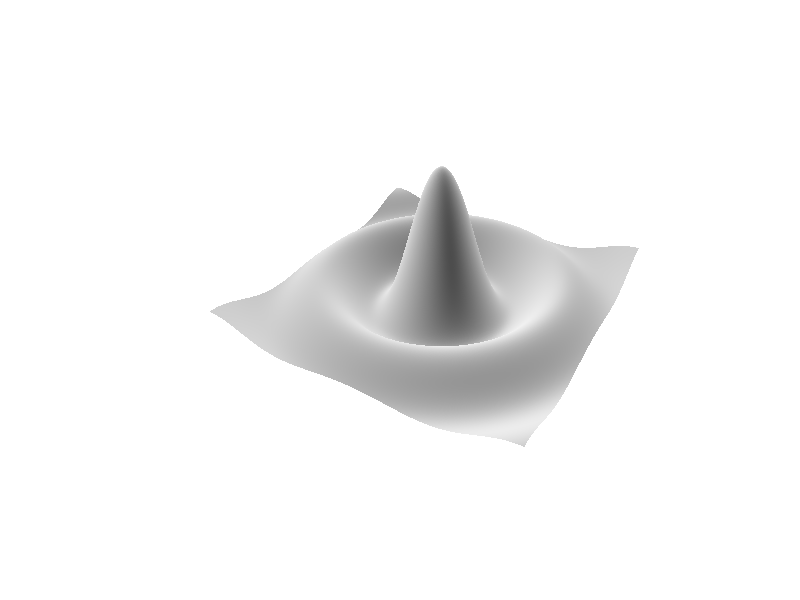
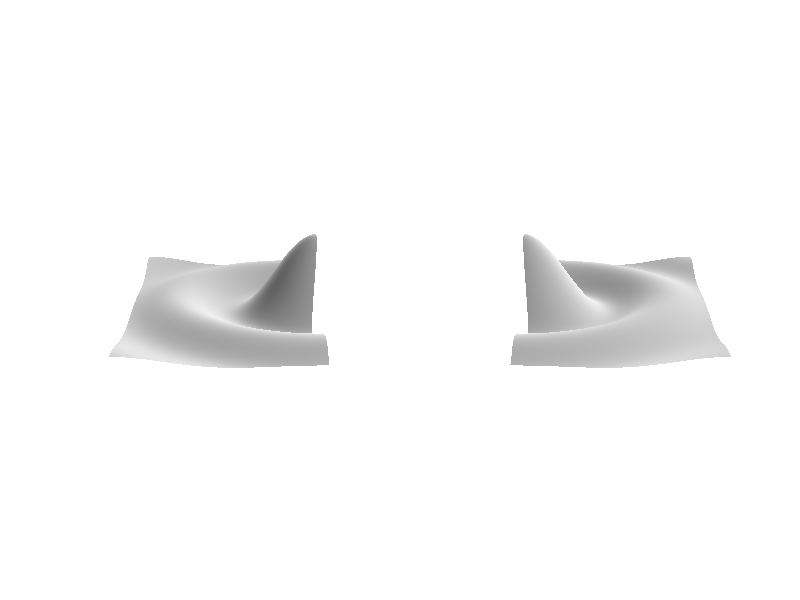
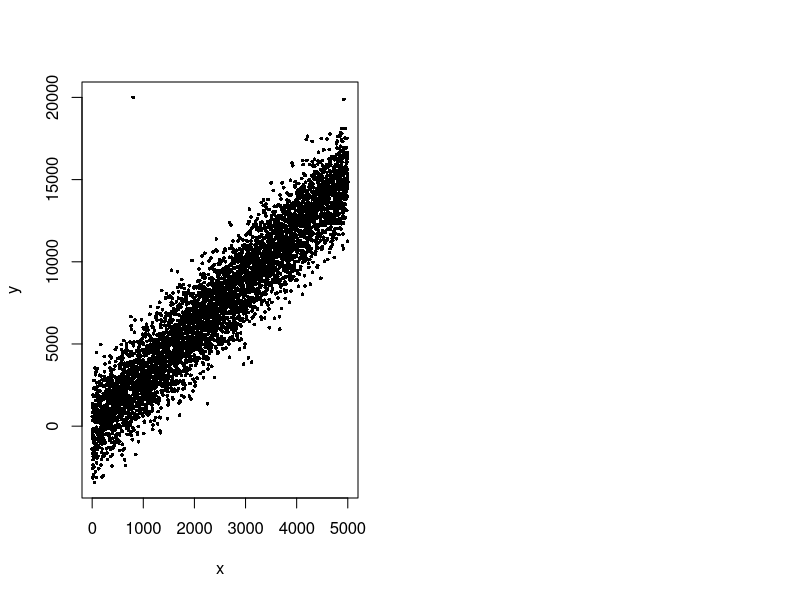

The R source for these figures, in order: (Note: a time limit stopped this script after it produced the figures.)
## ----parallel-001--------------------------------------------------------
f <- function(x) {
r <- sqrt(x[1]^2 + x[2]^2)
10 * sin(r) / r
}

## ----parallel-002--------------------------------------------------------
x <- seq(-10, 10, length.out=1000)
grid <- expand.grid(x=x, y=x)
head(grid, n = 3)

## ----parallel-003--------------------------------------------------------
system.time({z <- apply(grid, 1, f)})

## ----parallel-004--------------------------------------------------------
par(mfrow = c(1,1))
dim(z) <- c(length(x), length(x))
persp(x, x, z, theta=30, phi=30, expand=0.5, col='white', border=NA, shade=0.3, box=FALSE)

## ----parallel-005--------------------------------------------------------
grid_list <- split(grid, grid[,'y'] > 0)

## ----parallel-006--------------------------------------------------------
system.time({z_list <- lapply(grid_list, apply, 1, f)})

## ----parallel-007--------------------------------------------------------
library(parallel)
system.time({z_list <- mclapply(grid_list, apply, 1, f, mc.cores = 2L, mc.preschedule=TRUE)})

## ----parallel-008--------------------------------------------------------
par(mfrow=c(1,2))
# First half:
x1 <- x[x > 0]
z1 <- z_list[[1]]
dim(z1) <- c(length(x), length(x1))
persp(x, x1, z1, theta=90, phi=30, expand=0.5, col='white',border=NA, shade=0.3, box=FALSE)

# Second half:
x2 <- x[x <= 0]
z2 <- z_list[[2]]
dim(z2) <- c(length(x), length(x2))
persp(x, x2, z2, theta=90, phi=30, expand=0.5, col='white', border=NA, shade=0.3, box=FALSE)

## ----parallel-009--------------------------------------------------------
z <- Reduce(c, z_list)

## ----parallel-009, label="crossValFunction"------------------------------
cross_val <- function(i, fm){
  data <- fm$model
  formula <- formula(fm)
  response <- as.character(terms(fm)[[2]])
  fm <- lm(formula, data = data[-i,])
  newdata <- data[i,]
  predicted <- predict (fm, newdata)
  sqrt((predicted - data[i,response] )^2)
}

## ----parallel-010, label="dataframeDf"-----------------------------------
n <-5*10^3
df <-  data.frame(x = 1:n,y = 2+3*c(1:n)+rnorm(n, 0, 1500))
df$y[800] <-  2*10^4
plot(y~x , data = df, pch = 16, cex = .5)
fm <-  lm(y~x, data = df)

## ----parallel-012, label="crossValsingleCore"----------------------------
system.time({single <- lapply(1:n, cross_val, fm)})[3]
op <- par(mfrow = c(1, 2))
plot(y~x , df, pch = 16, col = "red", cex = .6)
plot(unlist(single), type = "s", ylab = "Cross Validation", col = "darkgreen")
par(op)

## ----parallel-013, label="parallel1"-------------------------------------
system.time({
  quad <- mclapply(1:n, cross_val, fm,
  mc.cores = 4L, mc.preschedule = TRUE)})[3]

## ----parallel-014, label="parallel12"------------------------------------
identical(single, quad)

## ----parallel-015--------------------------------------------------------
my_summary <- function(x, flist){
  f <- function(f,...)f(...)
  g <- function(x, flist){vapply(flist, f , x, FUN.VALUE = numeric(1))}
  df <- as.data.frame(lapply(x, g , flist))
  row.names(df) <- names(flist)
  df
}

## ----parallel-016--------------------------------------------------------
n <- 10^7
df <- data.frame(x1 = rnorm(n, 10, 1), x2 = rweibull(n, 1, 2), x3 = rpois(n, 100),
x4 = rnorm(n, 10, 1), x5 = rweibull(n, 1, 2), x6 = rpois(n, 100))
print(object.size(df), units = "Gb")

## ----parallel-017--------------------------------------------------------
system.time({
my_summary(df, 
  flist = list(mean = mean, stdev = sd, range =  function(x,...){sd(x,...)/mean(x,...)})
)})

## ----parallel-018--------------------------------------------------------
my_mc_summary <- function(x, flist, mc.cores = 1L){
  f <- function(f,...)f(...)
  g <- function(x, flist){vapply(flist, f , x, FUN.VALUE = numeric(1))}
  df <- as.data.frame(mclapply(x, g , flist, mc.cores = mc.cores))
  row.names(df) <- names(flist)
  df
}

## ----parallel-019--------------------------------------------------------
system.time({
my_mc_summary(df, 
  flist = list(mean = mean, stdev = sd, range =  function(x,...){sd(x,...)/mean(x,...)}),
  mc.cores = 2L
)})

## ----parallel-020, tidy = FALSE------------------------------------------
# mc.preschedule = TRUE
lambda <- 1000
n <- 10^4

f <- function(i, np, lambda, meanlog, sdlog){
  sum(rlnorm(np[i], meanlog, sdlog))
}

# mc.preschedule = FALSE
system.time({
  np <- rpois(n, lambda)
  out <- mclapply(X = 1:n, FUN = f,
    np = np, meanlog = 9,  sdlog = 2, 
    mc.preschedule = FALSE)
}) 


## ----parallel-021, label="clusterCall1"----------------------------------
library(parallel)
nc <- detectCores()
cluster <- makeCluster(nc)
cbind(clusterCall(cluster, function() {Sys.info()["nodename"]}))
stopCluster(cluster)

## ----parallel-022, label="clusterCall2"----------------------------------
fx <- function(x){x+1}
cluster <- makeCluster(2)
clusterCall(cluster, fx, x = 5)
stopCluster(cluster)

## ----parallel-023, label="fxx1"------------------------------------------
fxx <- function(x){x + xx}
xx <- 3
fxx(1)

## ----parallel-024, label="fxx2", eval = FALSE----------------------------
## cluster <-  makeCluster(2)
## clusterCall(cluster, fxx, x = 2)
## stopCluster(cluster)

## ----parallel-025, label="fxx2a"-----------------------------------------
xx <-  1
cluster = makeCluster(2)
clusterExport(cluster, "xx")
clusterCall(cluster, fxx, x = 2)
stopCluster(cluster)

## ----parallel-026, label="MASS"------------------------------------------
cluster <-  makeCluster(2)
clusterEvalQ(cluster, library(MASS))
stopCluster(cluster)

## ----parallel-027--------------------------------------------------------
lambda <- 1000
n <- 10^5

f <- function(i, np, lambda, meanlog, sdlog){
  sum(rlnorm(np[i], meanlog, sdlog))
}

system.time({
  np <- rpois(n, lambda)
  out <- sapply(X = 1:n, FUN = f,
    np = np, meanlog = 9,  sdlog = 2)
  cat ("95th quantile = " , quantile(out , .95), "\n")
}) 

## ----parallel-028, label="conv1"-----------------------------------------
nc <- detectCores()
cluster  <- makeCluster(nc)

f <- function(i, np, lambda, meanlog, sdlog){
  sum(rlnorm(np[i], meanlog, sdlog))
}

system.time({
  np <- rpois(n, lambda)
  out <- parSapply(cl = cluster , X = 1:n, FUN = f,
    np = np, meanlog = 9,  sdlog = 2)
  cat ("95th quantile = " , quantile(out , .95), "\n")
}) 

stopCluster(cluster)

## ----parallel-029--------------------------------------------------------
ip_master <- "localhost"
ip_slave <- "localhost"

biCluster  <- makeCluster(spec = c(rep(ip_master, 2) , rep(ip_slave, 2)), port = 11001)
cbind(clusterCall(biCluster, function() {Sys.info()["nodename"]}))
stopCluster(biCluster)

## ----parallel-030, label="localVaio", tidy=TRUE--------------------------
biCluster  <- makeCluster(spec = c(rep(ip_master, 2) , rep(ip_slave, 2)))

lambda <- 1000
n <- 10^6

f <- function(i , np , lambda, meanlog, sdlog){
  sum(rlnorm(np[i], meanlog, sdlog))
}

system.time({
  np <- rpois(n, lambda)
  out <- parSapply(cl = biCluster , X = 1:n, FUN = f,
    np = np, meanlog = 9,  sdlog = 2)
  cat ("95th quantile = " , quantile(out , .95), "\n")
}) 

stopCluster(biCluster)
